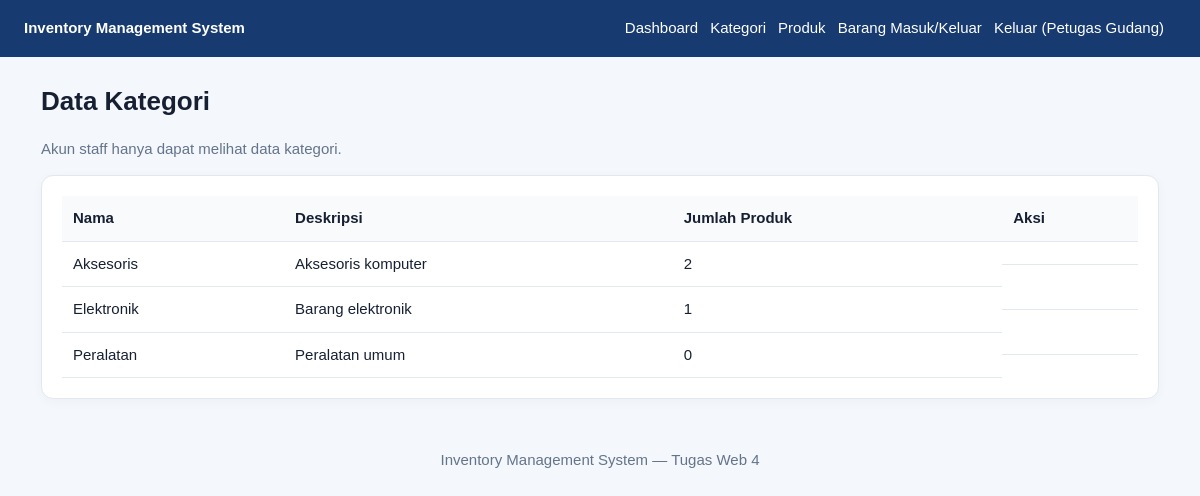
/categories.php (signed in), run on the app's committed database.
### tables this page shows
CREATE TABLE IF NOT EXISTS categories (
  id INT UNSIGNED AUTO_INCREMENT PRIMARY KEY,
  name VARCHAR(100) NOT NULL UNIQUE,
  description VARCHAR(255) NULL,
  created_at TIMESTAMP DEFAULT CURRENT_TIMESTAMP
);

### categories.php (the view, shortened to what this page needs)
<?php
require __DIR__.'/config.php'; require_role('admin','staff');
$pdo=db();
$edit=null;
$rows=$pdo->query('SELECT c.*,COUNT(p.id) product_count FROM categories c LEFT JOIN products p ON p.category_id=c.id GROUP BY c.id ORDER BY c.name')->fetchAll();
echo '<h1>Data Kategori</h1>';
if($_SESSION['user']['role']==='admin'){echo '<div class="card"><h2>'.($edit?'Edit':'Tambah').' Kategori</h2><form method="post"><input type="hidden" name="csrf" value="'.e(csrf_token()).'"><input type="hidden" name="action" value="save"><input type="hidden" name="id" value="'.e($edit['id']??'').'"><label>Nama kategori</label><input name="name" required maxlength="100" value="'.e($edit['name']??'').'"><label>Deskripsi</label><input name="description" maxlength="255" value="'.e($edit['description']??'').'"><button>Simpan</button></form></div>';}
else echo '<p class="muted">Akun staff hanya dapat melihat data kategori.</p>';
echo '<div class="card table-wrap"><table><tr><th>Nama</th><th>Deskripsi</th><th>Jumlah Produk</th><th>Aksi</th></tr>';
foreach($rows as $r){echo '<tr><td>'.e($r['name']).'</td><td>'.e($r['description']).'</td><td>'.e($r['product_count']).'</td><td class="actions">';
echo '</td></tr>';}
echo '</table></div>';layout_end();

### config.php (style rules this page uses)
* { box-sizing:border-box }
body { margin:0;background:#f4f7fb;color:#172033;font:15px/1.5 Arial,sans-serif }
.card { background:white;border:1px solid #e2e8f0;border-radius:12px;padding:20px;margin-bottom:18px;box-shadow:0 3px 12px #17203308 }
.muted { color:#64748b }
table { width:100%;border-collapse:collapse;background:white }
th,td { text-align:left;padding:11px;border-bottom:1px solid #e2e8f0;vertical-align:top }
th { background:#f8fafc }
.table-wrap { overflow-x:auto }
h1 { font-size:26px;margin-top:0 }
.actions { display:flex;gap:6px;align-items:center;flex-wrap:wrap }

### data on the page
categories: name "Aksesoris", description "Aksesoris komputer", product_count "2"
categories: name "Elektronik", description "Barang elektronik", product_count "1"
categories: name "Peralatan", description "Peralatan umum", product_count "0"

### other printed values
$_SESSION['user']['name'] "Petugas Gudang"
